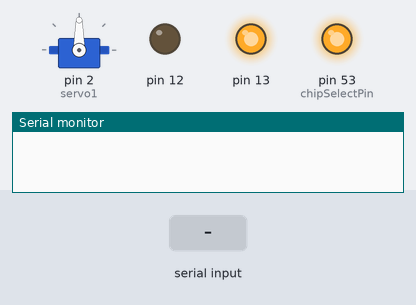
Simulated run of this sketch. Board: Arduino Mega 2560, built with avr-gcc and run on an emulated ATmega2560. On the bench: servo, output pins drawn as LEDs (lit = HIGH), the last lines printed to the serial monitor. Inputs (shaded band) come from the test bench.

Above: at 1.2 s.
1.3 s: "SON" received over Serial
At 2.1 s:
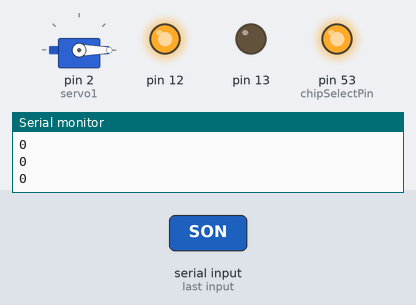
2.9 s: ":" received over Serial
At 3.5 s:
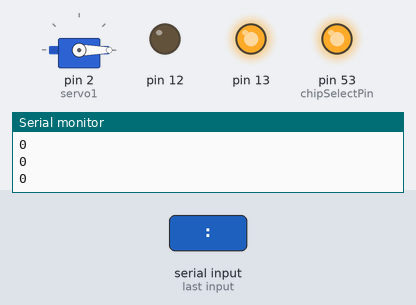
4.5 s: "SOFF" received over Serial
At 5.8 s:
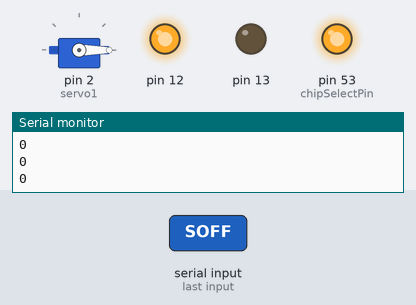
6.1 s: "1" received over Serial
At 7.4 s:
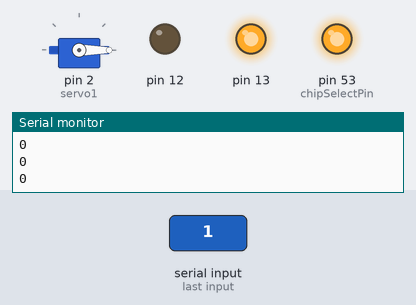
Timing chart, 0 to 8.7 s (numbered marks = the images above; inputs shaded):
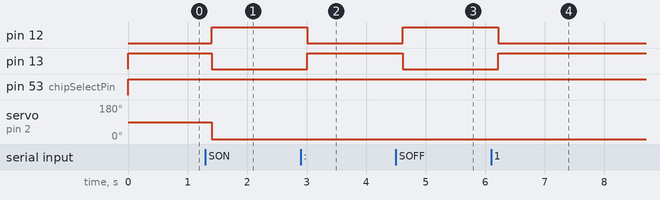

Measured:
- after the input at 1.3 s, pin 12: LOW → HIGH after 0.11 s; pin 13: HIGH → LOW after 0.11 s; servo on pin 2 (servo1): 90° → 0° after 0.11 s
- after the input at 2.9 s, pin 12: HIGH → LOW after 0.11 s; pin 13: LOW → HIGH after 0.11 s
- after the input at 4.5 s, pin 12: LOW → HIGH after 0.11 s; pin 13: HIGH → LOW after 0.11 s
- after the input at 6.1 s, pin 12: HIGH → LOW after 0.12 s; pin 13: LOW → HIGH after 0.12 s

The sketch:

labview_arduino.ino
```cpp
#include <SPI.h>
#include <Servo.h>
char command;
String string;
#define led 13
#define lm A1
Servo servo1;
const int flexpin = 0;
int flexposition;
int servoposition;
const int chipSelectPin = 53;

void setup()
{
  Serial.begin(9600);
  servo1.attach(2);
  SPI.setBitOrder(MSBFIRST);
  SPI.setClockDivider(SPI_CLOCK_DIV64);
  SPI.setDataMode(SPI_MODE3);
  SPI.begin();
  pinMode(chipSelectPin, OUTPUT);
  pinMode( 13, OUTPUT) ;
  pinMode( 12, OUTPUT) ;
}


void loop()
{
  long unsigned int adcData = readChannel(0);
  adcData = adcData & 0xFFFF;
  flexposition = (int)adcData;
  servoposition = map(flexposition, 950, 1800, 0, 180);
  servoposition = constrain(servoposition, 0, 180);
    if (Serial.available() > 0)
    {string = "";}

    while(Serial.available() > 0)
    {
      command = ((byte)Serial.read());
      if(command == ':')
      {
        break;
      }

      else
      {
        string += command;
      }

      delay(1);
    }

    if(string == "SON")
    {
          Serial.println(flexposition);
          servo1.write(servoposition);
          serialFlush();
          digitalWrite( 12 , HIGH) ;
          digitalWrite( 13 , LOW) ;
    }
        else if(string == "SOFF")
    {
          Serial.println(flexposition);
          serialFlush();
          digitalWrite( 12 , HIGH) ;
          digitalWrite( 13 , LOW) ;
    }
    else{

          digitalWrite( 13 , HIGH) ;
          digitalWrite( 12 , LOW) ;
    }

 delay(200);

 }

void serialFlush(){
  while(Serial.available() > 0) {
    char t = Serial.read();
  }
}

unsigned int readChannel(byte thisCh) {
  byte inByte = 0;
  long unsigned int result = 0;
  digitalWrite(chipSelectPin, LOW);
  inByte = SPI.transfer(0x01);
  inByte = SPI.transfer(0xA0);
  result = inByte&0x0F;
  inByte = SPI.transfer(0x00);
  result = result<<8;
  result = result|inByte;
  digitalWrite(chipSelectPin, HIGH);
return(result);
}
```
